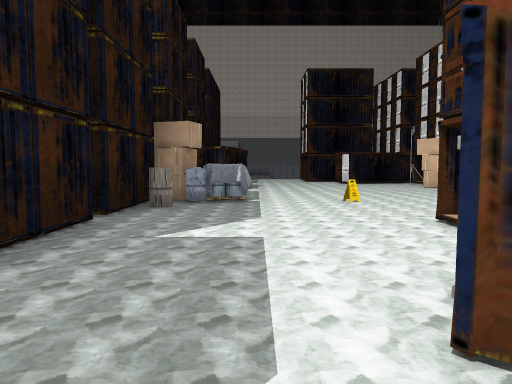
[1] (above)

23 first-person views from a walk through a scene from a Unity 3-D project. The camera is 1.4 m above the floor, tilts 4° down and sees 70° across. Doors are open. The floor is counted in squares, 2 m on a side. Each view is taken from the middle of a square. On the plan, view 1 faces up. The plan holds only what a view shows up to about 11 squares ahead; the rest is blank. The place goes on beyond the plan. The player character is not drawn. Some surface patterns are stand-ins.

[2]
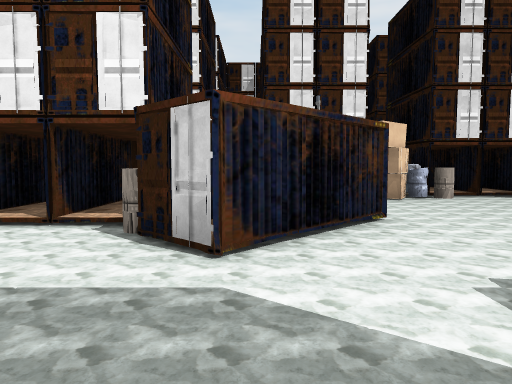

[3]
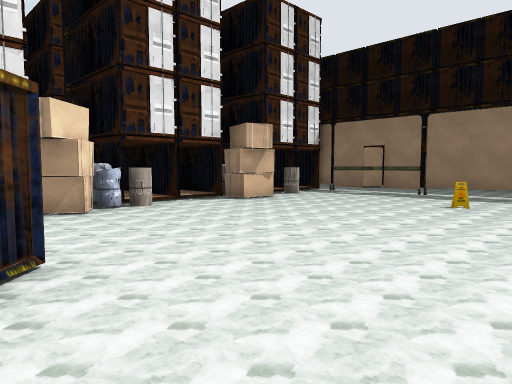

[4]
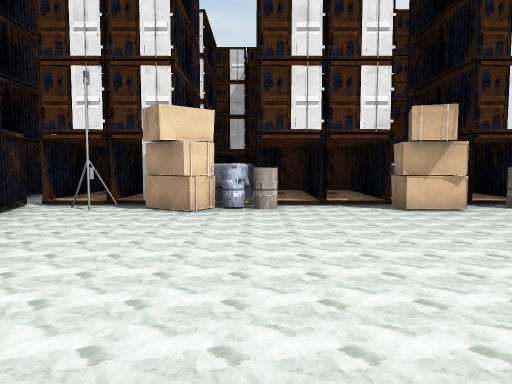

[5]
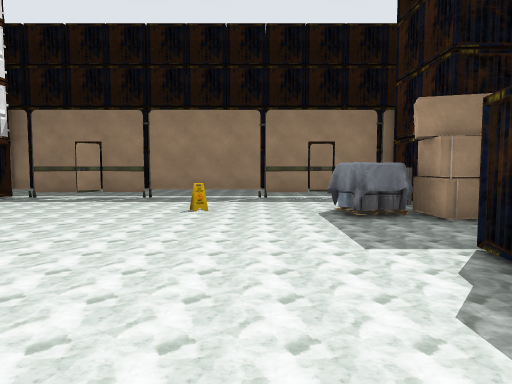

[6]
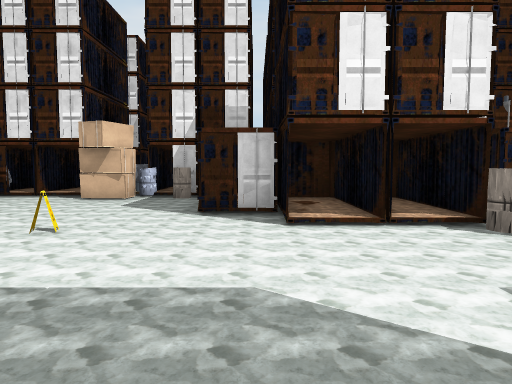

[7]
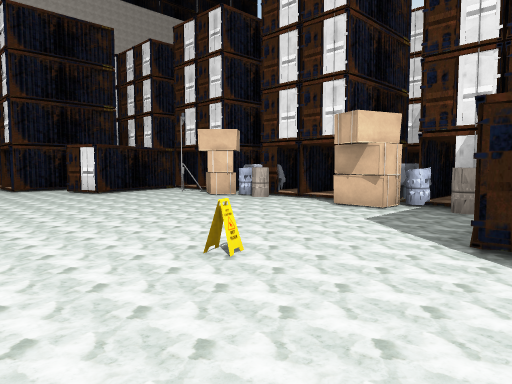

[8]
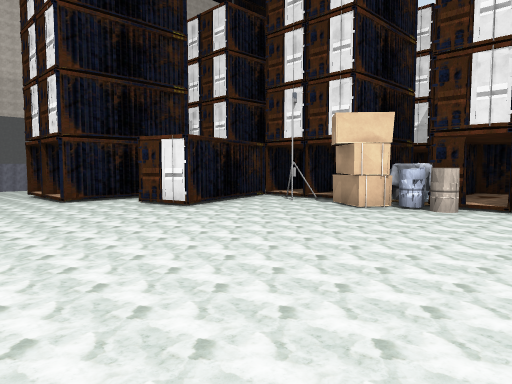

[9]
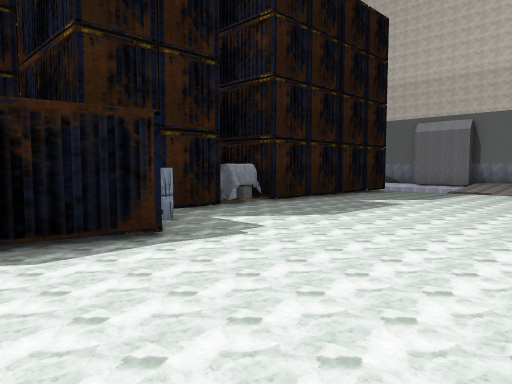

[10]
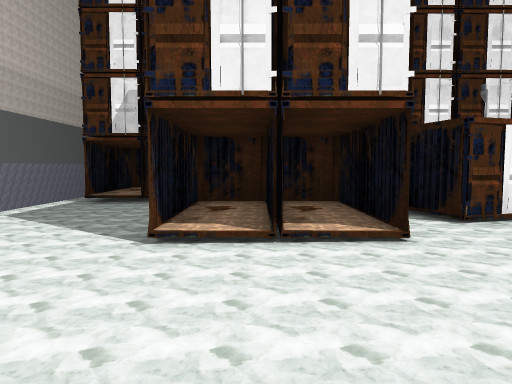

[11]
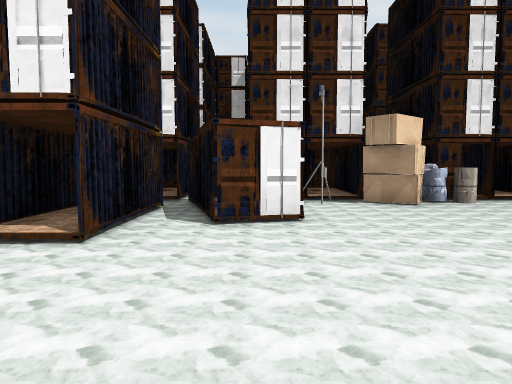

[12]
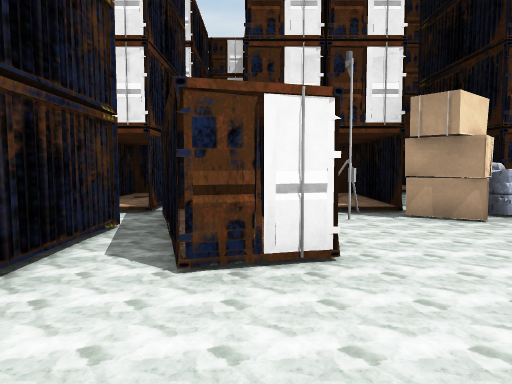

[13]
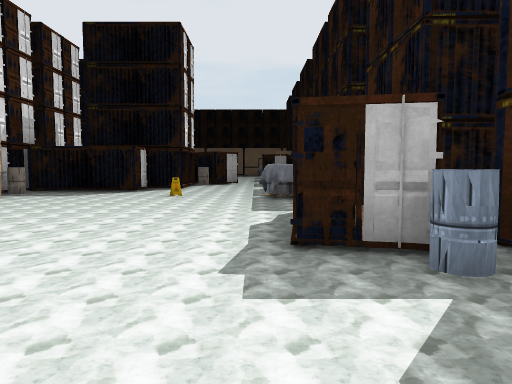

[14]
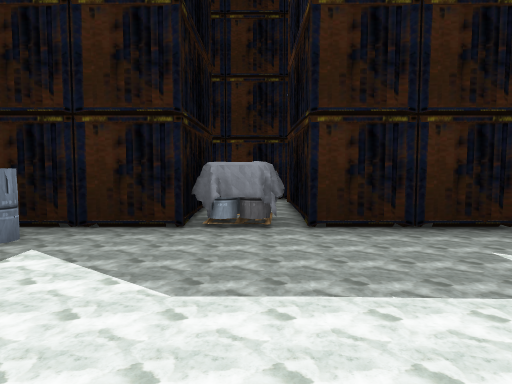

[15]
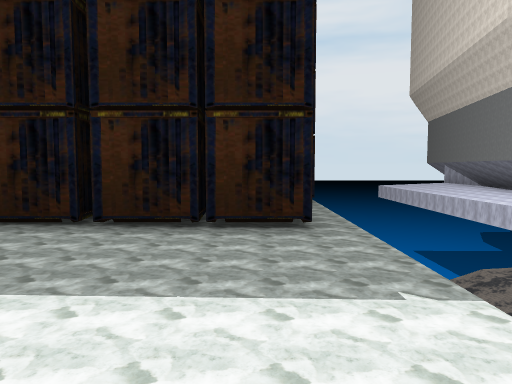

[16]
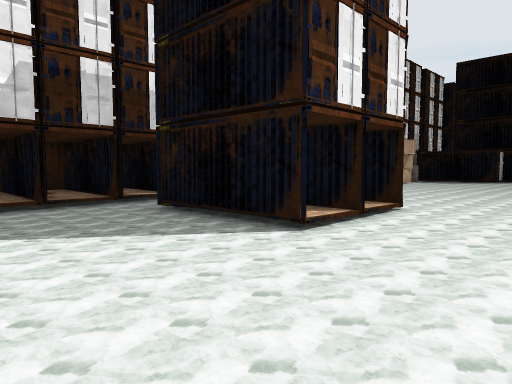

[17]
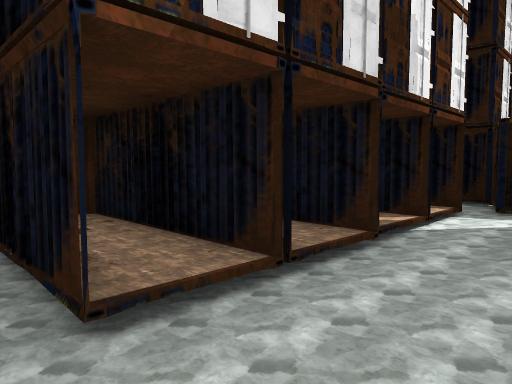

[18]
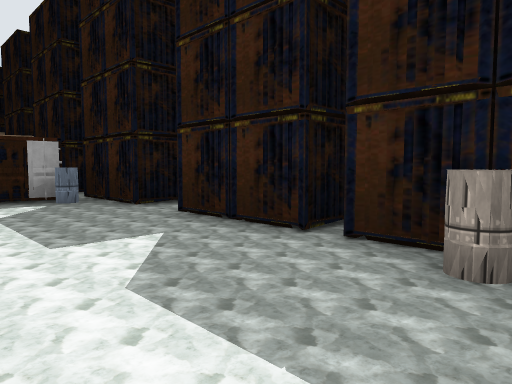

[19]
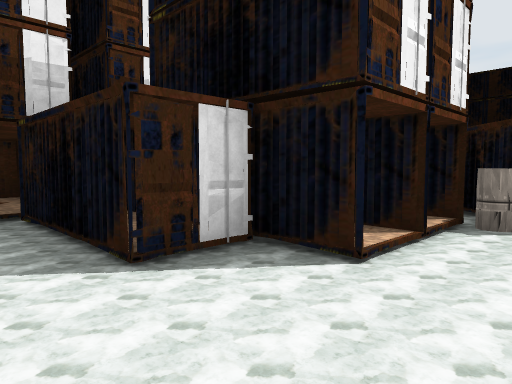

[20]
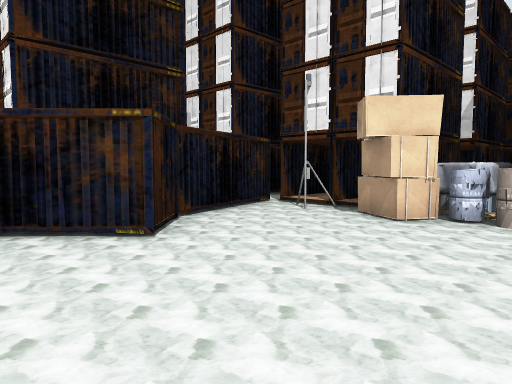

[21]
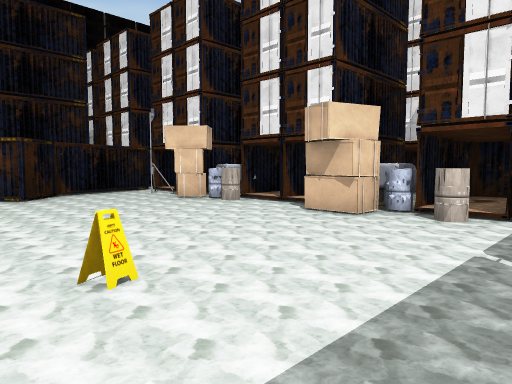

[22]
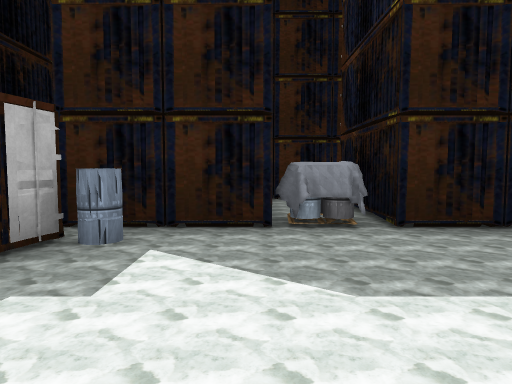

[23]
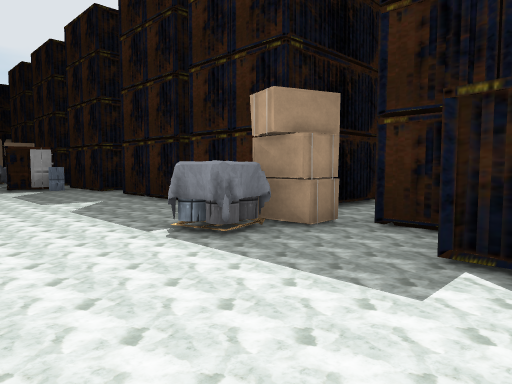

### Floor plan
Key: @ floor where view 1 was taken; # wall or solid block; . main floor; : floor 0.25 m higher than the main floor; - floor 0.25 m lower than the main floor; D open door; = window, fence, low wall or low ledge; ^ raised ledge; v drop or lower ground; B barrel; S sign; T thing the floor can be seen under or through; P pallet; O other object.
Columns run from 6 left of view 1 to 12 right of it. Each row starts with its distance up from view 1.
 23      vv
 22  D-------------D
 21     #.......D###
 20    ##.......D##
 19     #...D###DD#
 18     #...D###DD##D
 17 #D###...D###DD::D
 16 #..^^......OO##
 15 #D###.....OOOD#
 14     #.......DD#
 13     #B......OD##D
 12     O:......B^..
 11    ##O......BD##DD
 10     #O......DD##
  9     #.......OD##
  8     #^#.....OB##
  7    ##B#.S...BD#
  6    #B.....OOOD
  5    #....DOOOOD##D
  4    ##...D::#
  3     #...D###
  2    ##...B### D##
  1    #...OOOOOOD##
  0    ##.@.OO..DD#
 -1     #B......OD##D
 -2     O:...... B##.##
 -3    ##O......BO##D
 -4     #O......DD##D
 -5      .......DD::D
 -6     O #.....O#=##
 -7     #O#.S...BB##
 -8     OP......DD##
 -9     #......#DD#
-10      ==TTT=...
-11      .........

Where each view was taken, in squares from view 1:
view 1: 0 up, 0 right, facing up
view 2: 1 up, 2 left, facing right
view 3: 0 up, 0 right, facing down-right
view 4: 3 down, 0 right, facing right
view 5: 1 down, 1 right, facing down
view 6: 5 up, 2 left, facing right
view 7: 5 up, 0 right, facing up-right
view 8: 9 up, 0 right, facing up-right
view 9: 11 up, 3 right, facing up-left
view 10: 18 up, 1 left, facing right
view 11: 15 up, 1 left, facing right
view 12: 15 up, 1 right, facing right
view 13: 16 up, 0 right, facing down
view 14: 16 up, 2 right, facing left
view 15: 21 up, 2 right, facing left
view 16: 22 up, 0 right, facing down-right
view 17: 22 up, 5 right, facing down-right
view 18: 7 up, 1 right, facing down-left
view 19: 7 up, 1 right, facing down-right
view 20: 4 down, 1 right, facing up-right
view 21: 9 down, 1 right, facing up-right
view 22: 15 up, 2 right, facing left
view 23: 11 up, 2 right, facing down-left
